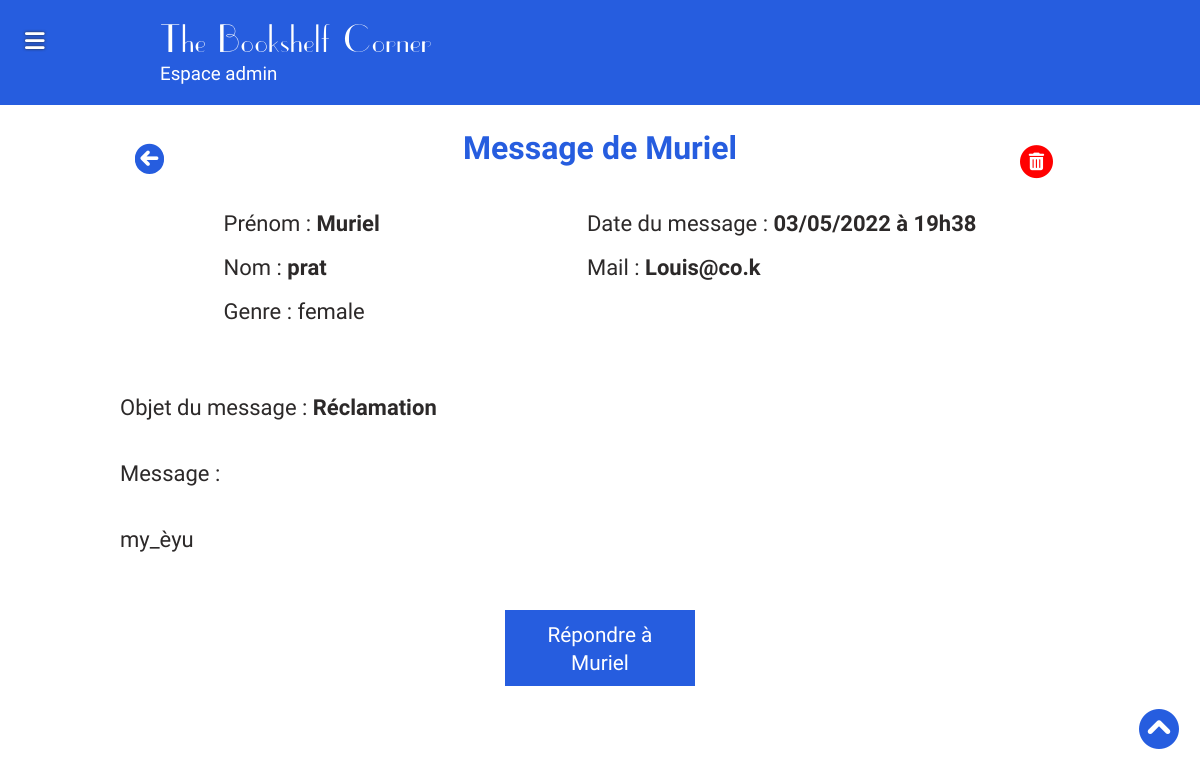
Page /indexAdmin.php?action=messagesView&id=75 (signed in) on the committed database.
### tables this page shows
CREATE TABLE IF NOT EXISTS `website` (
  `id` int(11) NOT NULL AUTO_INCREMENT,
  `logo` varchar(255) NOT NULL,
  `name` varchar(255) NOT NULL,
  PRIMARY KEY (`id`)
);

CREATE TABLE IF NOT EXISTS `messages` (
  `id` int(11) NOT NULL AUTO_INCREMENT,
  `gender` varchar(255) NOT NULL,
  `familyname` varchar(255) NOT NULL,
  `firstname` varchar(255) NOT NULL,
  `send_at` timestamp NOT NULL DEFAULT CURRENT_TIMESTAMP,
  `email` varchar(255) NOT NULL,
  `object` varchar(255) NOT NULL,
  `message` longtext NOT NULL,
  PRIMARY KEY (`id`)
);

### App/Controllers/MsgController.php (called while the page is built, shortened)
<?php
class MsgController extends Controller{
    function viewMessage($id){
        $messages = new \Projet\Models\MsgModel();
        $oneMsg = $messages->singleMessage($id);
        $data = $oneMsg->fetch();
        return $this->validAccess("message-view", $data);
    }
}

### App/Models/BlogModel.php (called while the page is built, shortened)
<?php
class BlogModel extends Manager{
    public function blogInfo($id){
        $bdd = $this->dbConnect();
        $req = $bdd->prepare('SELECT logo, name FROM website WHERE id = ?');
        $req->execute(array($id));
        return $req;
    }
}

### App/Models/MsgModel.php (called while the page is built, shortened)
<?php
class MsgModel extends Manager{
    public function singleMessage($id){
        $bdd = $this->dbConnect();
        $req = $bdd->prepare(
            'SELECT id, gender, familyname, firstname, DATE_FORMAT(send_at, "%d/%m/%Y à %kh%i") AS send_at, email, object, message
            FROM messages
            WHERE id = ?');
        $req->execute(array($id));
        return $req;
    }
}

### App/Views/admin/message-view.php (the view, shortened to what this page needs)
<?php $currentPageTitle = "Message de " . $datas['firstname'];
 include_once('./App/Views/admin/layouts/header.php');?>
<section id="one-message" class="container-lg">
    <div class="retour"><a href="indexAdmin.php?action=messages" title="Retour"><i class="fas fa-arrow-circle-left"></i></a></div>
    <div id="btn-delete" class="delete"><a href="indexAdmin.php?action=messagesDelete&id=<?= $datas['id'];?>" title="Supprimer ce message" class="fa-stack"><i class="fa-solid fa-circle fa-stack-2x"></i><i class="fa-solid fa-trash-can fa-stack-1x"></i></a></div>
    <article>
        <h1 class="text-center">Message de <?= $datas['firstname']; ?></h1>
        <div class="msg-info flex justify-around">
            <div>
                <p>Prénom : <span class="bold"><?= $datas['firstname']; ?></span></p>
                <p>Nom : <span class="bold"><?= $datas['familyname']; ?></span></p>
                <p>Genre : <?= $datas['gender']; ?></p>
            </div>
            <div>
                <p>Date du message : <span class="bold"><?= $datas['send_at']; ?></span></p>
                <p>Mail : <span class="bold"><?= $datas['email']; ?></span></p>
            </div>
        </div>
        <div class="msg-content">
            <p>Objet du message : <span class="bold"><?= $datas['object']; ?></span></p>
            <p>Message :</p>
            <p><?= $datas['message']; ?></p>
        </div>
        <a href="mailto:<?= $datas['email']; ?>" class="btn center">Répondre à <?= $datas['firstname']; ?></a>
    </article>
</section>
<?php include_once('./App/Views/admin/layouts/footer.php');?>

### App/Views/admin/layouts/header.php (shortened to what this page needs)
<?php include_once('./App/Views/admin/layouts/head.php');
 ?>
<header>
    <div id="bandeau-admin">
        <div class="container">
            <h2><?= $blog['name']; ?></h2>
            <h3>Espace admin</h3>
        </div>
        <div id="open-menu" class="menu-toggle mobile"><i class="fas fa-bars"></i></div>
    </div>
</header>
<div class="container flex justify-between">
    <main >
    <?php if($_GET['action'] !== "livres" && $_GET['action'] !== "livresview"){;?>
        <div id="back-to-top">
            <a href="#bandeau-admin" title="Retour en haut de la page"><i class="fa-solid fa-circle-chevron-up"></i></a>
        </div>
    <?php } ;?>

### App/Public/Admin/css/style.css (style rules this page uses)
:root { --rouge: #ee5f4f; --dashboard: #265ddf ; --anthracite: rgb(44, 41, 41); }
main { width: 100%; }
p, a, textarea { font-size: 22px; }
* { padding:0; margin:0; color:var(--anthracite); font-family: 'roboto', 'Times New Roman', Times, serif; }
h1, h1 span { text-align: center; margin-bottom: 40px; font-size: 2rem; color: var(--dashboard); }
a { text-decoration: none; }
.center { margin: 0 auto; }
.text-center { text-align: center; }
.bold { font-weight: bold; }
.flex { display: flex; flex-wrap: wrap; }
.justify-around { justify-content: space-around; }
.justify-between { justify-content: space-between; }
.container { width: 90%; margin: 0 auto; }
#bandeau-admin { background-color: var(--dashboard); padding: 20px 0; }
#bandeau-admin h2, #bandeau-admin h3 { color: white; font-weight: normal; margin-left: 40px; }
#bandeau-admin h2 { font-size: 2.5rem; letter-spacing: .1rem; font-family:'uppereastsideregular', 'Times New Roman', Times, serif; }
.btn { background-color: white; padding: 10px 20px; width: 150px; text-align: center; display: block; }
#back-to-top { position: fixed; right: 20px; bottom: 50px; z-index: 999999999; }
#back-to-top i { border: 1px solid white; border-radius: 50px; color: var(--dashboard); background-color: white; font-size: 2.5rem; }
#open-menu { position: absolute; top: 25px; left: 25px; font-size: 1.4rem; z-index: 9999999; }
#open-menu i { color: white; text-shadow: 0px 0px 3px var(--anthracite); }
input[type='submit'], a.btn, button.btn { margin-top: 20px; color: white; font-size: 1.3rem; background-color: var(--dashboard); padding: 10px 20px; cursor: pointer; border: none; }
.retour, .delete { position: sticky; top: 20px; padding-top: 10px; margin-bottom: -40px; }
.retour { margin-left: 15px; }
.retour i { font-size: 1.8rem; font-weight: bold; color: var(--dashboard); background-color: white; box-shadow: inset 0 0 0 2px var(--dashboard); border-radius: 20px; }
.delete .fa-trash-can { font-size: 0.8em; color: white; }
.delete .fa-stack { line-height: 1.5em; position: absolute; right: 16px; }
.delete .fa-circle { font-size: 1.5em; color: red; }
#one-message, #one-comment, #one-book { margin-top: 30px; }
#one-comment p, #one-message p { margin-bottom: 15px; }
#one-comment .msg-content, #one-message .msg-content { margin-top: 30px; white-space: pre-line; }
#comment-modify h1, #one-comments h1, #all-comments h1, #one-comment h1, #one-message h1, #all-messages h1 { margin-top: 20px; }
@media screen and (min-width:993px) { .container { max-width: 80%; margin: 0 auto; } }
@media screen and (min-width:993px) { .retour, .delete { margin-bottom: -40px; cursor: pointer; } }

### rows in the picture
website: name "The Bookshelf Corner"
messages: firstname "Muriel", familyname "prat", gender "female", email "Louis@co.k", object "Réclamation", message "my_èyu"

### other values in the picture
$datas['send_at'] "03/05/2022 à 19h38"
